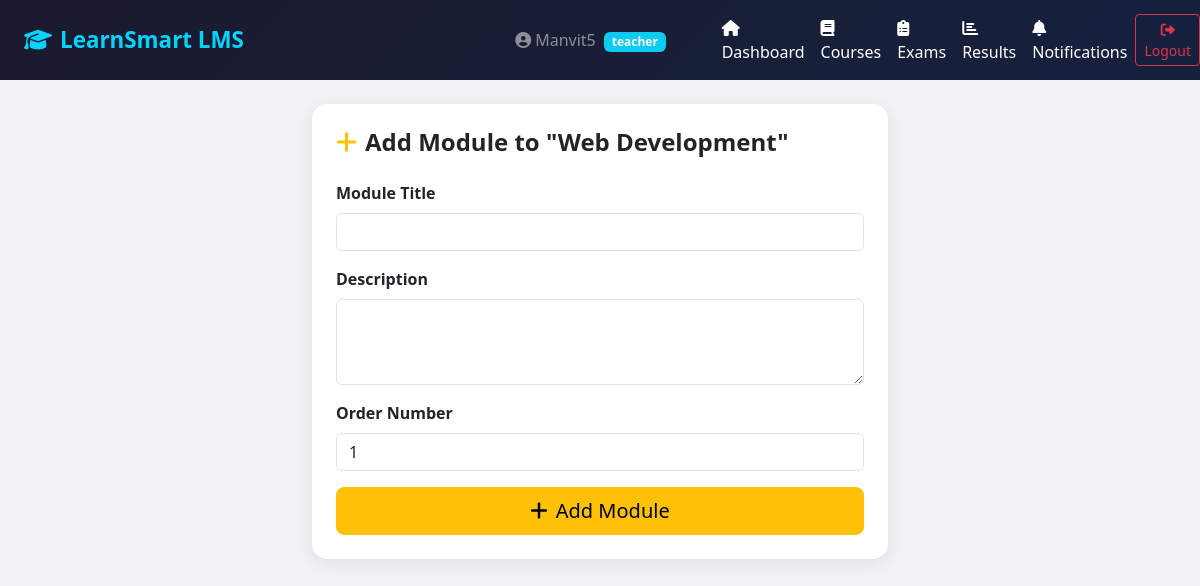
The app's page /courses/1/add-module/ (signed in) with its own data.
### accounts/models.py (models this page shows, shortened)
class CustomUser(AbstractUser):
    ROLE_CHOICES = [
        ('student', 'Student'),
        ('teacher', 'Teacher'),
        ('admin',   'Admin'),
    ]
    role        = models.CharField(max_length=10, choices=ROLE_CHOICES, default='student')
    phone       = models.CharField(max_length=15, blank=True)
    profile_pic = models.ImageField(upload_to='profiles/', blank=True, null=True)
    is_verified = models.BooleanField(default=False)
    created_at  = models.DateTimeField(auto_now_add=True)

### courses/models.py (models this page shows, shortened)
class Course(models.Model):
    LEVEL_CHOICES = [
        ('beginner', 'Beginner'),
        ('intermediate', 'Intermediate'),
        ('advanced', 'Advanced'),
    ]
    title        = models.CharField(max_length=200)
    description  = models.TextField()
    thumbnail    = models.ImageField(upload_to='courses/', blank=True, null=True)
    teacher      = models.ForeignKey('accounts.CustomUser', on_delete=models.CASCADE, related_name='courses_taught')
    level        = models.CharField(max_length=15, choices=LEVEL_CHOICES, default='beginner')
    price        = models.DecimalField(max_digits=8, decimal_places=2, default=0.00)
    is_free      = models.BooleanField(default=True)
    is_published = models.BooleanField(default=False)
    created_at   = models.DateTimeField(auto_now_add=True)

### courses/views.py (the view, shortened to what this page needs)
# urls.py: path('<int:pk>/add-module/',    views.add_module,     name='add_module'),
@login_required
def add_module(request, pk):
    course = get_object_or_404(Course, pk=pk, teacher=request.user)
    return render(request, 'courses/add_module.html', {'course': course})

### templates/courses/add_module.html (shortened to what this page needs)
{% extends 'base.html' %}
{% block content %}
<div class="container py-4" style="max-width:600px;">
    <div class="card p-4">
        <h4 class="fw-bold mb-4">
            <i class="fas fa-plus me-2 text-warning"></i>Add Module to "{{ course.title }}"
        </h4>
        <form method="POST">
            <div class="mb-3">
                <label class="form-label fw-semibold">Module Title</label>
                <input type="text" name="title" class="form-control" required>
            </div>
            <div class="mb-3">
                <label class="form-label fw-semibold">Description</label>
                <textarea name="description" class="form-control" rows="3"></textarea>
            </div>
            <div class="mb-3">
                <label class="form-label fw-semibold">Order Number</label>
                <input type="number" name="order" class="form-control" value="1">
            </div>
            <button type="submit" class="btn btn-warning w-100 btn-lg">
                <i class="fas fa-plus me-2"></i>Add Module
            </button>
        </form>
    </div>
</div>
{% endblock %}

### templates/base.html (shortened to what this page needs)
<!DOCTYPE html>
<html lang="en">
<head>
    <link href="https://cdn.jsdelivr.net/npm/bootstrap@5.3.0/dist/css/bootstrap.min.css" rel="stylesheet">
    <link href="https://cdnjs.cloudflare.com/ajax/libs/font-awesome/6.4.0/css/all.min.css" rel="stylesheet">
</head>
<body>
<nav class="navbar navbar-expand-lg navbar-dark">
    <div class="container-fluid px-4">
        <a class="navbar-brand" href="{% url 'dashboard' %}">
            <i class="fas fa-graduation-cap me-2"></i>LearnSmart LMS
        </a>
        {% if user.is_authenticated %}
        <div class="ms-auto d-flex align-items-center gap-3">
            <span class="text-white-50">
                <i class="fas fa-user-circle me-1"></i>{{ user.username }}
                <span class="badge bg-info ms-1">{{ user.role }}</span>
            </span>
        </div>
        {% endif %}
    </div>
    {% if user.is_authenticated %}
<div class="collapse navbar-collapse" id="navMenu">
    <ul class="navbar-nav me-auto ms-4">
        <li class="nav-item">
            <a class="nav-link text-white" href="{% url 'dashboard' %}">
                <i class="fas fa-home me-1"></i>Dashboard
            </a>
        </li>
        <li class="nav-item">
            <a class="nav-link text-white" href="{% url 'course_list' %}">
                <i class="fas fa-book me-1"></i>Courses
            </a>
        </li>
        <li class="nav-item">
            <a class="nav-link text-white" href="{% url 'exam_list' %}">
                <i class="fas fa-clipboard-list me-1"></i>Exams
            </a>
        </li>
        <li class="nav-item">
            <a class="nav-link text-white" href="{% url 'my_results' %}">
                <i class="fas fa-chart-bar me-1"></i>Results
            </a>
        </li>
        <li class="nav-item">
            <a class="nav-link text-white" href="{% url 'notifications' %}">
                <i class="fas fa-bell me-1"></i>Notifications
            </a>
        </li>
    </ul>
</div>
    <a href="{% url 'logout' %}" class="btn btn-sm btn-outline-danger">
                <i class="fas fa-sign-out-alt"></i> Logout
            </a>
{% endif %}
</nav>
{% block content %}{% endblock %}
</body>
</html>

### templates/base.html (style rules this page uses)
body { background-color: #f0f2f5; }
.navbar { background: linear-gradient(135deg, #1a1a2e, #16213e); }
.navbar-brand { font-weight: 700; font-size: 1.4rem; color: #00d4ff !important; }
.card { border: none; border-radius: 15px; box-shadow: 0 4px 15px rgba(0,0,0,0.08); }

### records on screen
CustomUser: username "Manvit5", role "teacher"
Course: title "Web Development"
